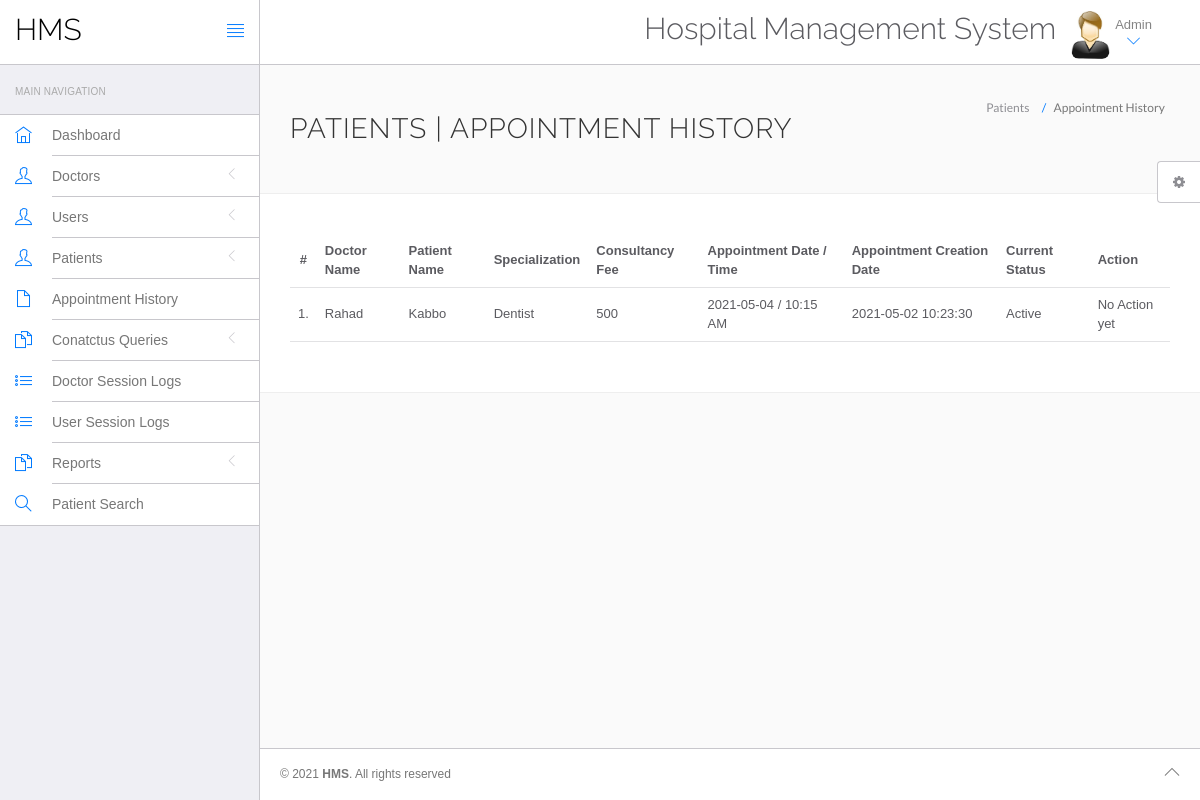
The page /admin/appointment-history.php (signed in) on the database its author committed.
### tables this page shows
CREATE TABLE `appointment` (
  `id` int(11) NOT NULL,
  `doctorSpecialization` varchar(255) DEFAULT NULL,
  `doctorId` int(11) DEFAULT NULL,
  `userId` int(11) DEFAULT NULL,
  `consultancyFees` int(11) DEFAULT NULL,
  `appointmentDate` varchar(255) DEFAULT NULL,
  `appointmentTime` varchar(255) DEFAULT NULL,
  `postingDate` timestamp NULL DEFAULT current_timestamp(),
  `userStatus` int(11) DEFAULT NULL,
  `doctorStatus` int(11) DEFAULT NULL,
  `updationDate` timestamp NULL DEFAULT NULL ON UPDATE current_timestamp()
);

CREATE TABLE `doctors` (
  `id` int(11) NOT NULL,
  `specilization` varchar(255) DEFAULT NULL,
  `doctorName` varchar(255) DEFAULT NULL,
  `address` longtext DEFAULT NULL,
  `docFees` varchar(255) DEFAULT NULL,
  `contactno` bigint(11) DEFAULT NULL,
  `docEmail` varchar(255) DEFAULT NULL,
  `password` varchar(255) DEFAULT NULL,
  `creationDate` timestamp NULL DEFAULT current_timestamp(),
  `updationDate` timestamp NULL DEFAULT NULL ON UPDATE current_timestamp()
);

CREATE TABLE `users` (
  `id` int(11) NOT NULL,
  `fullName` varchar(255) DEFAULT NULL,
  `address` longtext DEFAULT NULL,
  `city` varchar(255) DEFAULT NULL,
  `gender` varchar(255) DEFAULT NULL,
  `email` varchar(255) DEFAULT NULL,
  `password` varchar(255) DEFAULT NULL,
  `regDate` timestamp NULL DEFAULT current_timestamp(),
  `updationDate` timestamp NULL DEFAULT NULL ON UPDATE current_timestamp()
);

### admin/appointment-history.php (the view, shortened to what this page needs)
<?php
include('include/config.php');
?>
<!DOCTYPE html>
<html lang="en">
	<head>
		<link rel="stylesheet" href="vendor/bootstrap/css/bootstrap.min.css">
		<link rel="stylesheet" href="vendor/fontawesome/css/font-awesome.min.css">
		<link rel="stylesheet" href="vendor/themify-icons/themify-icons.min.css">
		<link href="vendor/animate.css/animate.min.css" rel="stylesheet" media="screen">
		<link href="vendor/perfect-scrollbar/perfect-scrollbar.min.css" rel="stylesheet" media="screen">
		<link href="vendor/switchery/switchery.min.css" rel="stylesheet" media="screen">
		<link href="vendor/bootstrap-touchspin/jquery.bootstrap-touchspin.min.css" rel="stylesheet" media="screen">
		<link href="vendor/select2/select2.min.css" rel="stylesheet" media="screen">
		<link href="vendor/bootstrap-datepicker/bootstrap-datepicker3.standalone.min.css" rel="stylesheet" media="screen">
		<link href="vendor/bootstrap-timepicker/bootstrap-timepicker.min.css" rel="stylesheet" media="screen">
		<link rel="stylesheet" href="assets/css/styles.css">
		<link rel="stylesheet" href="assets/css/plugins.css">
		<link rel="stylesheet" href="assets/css/themes/theme-1.css" id="skin_color" />
	</head>
	<body>
		<div id="app">
<?php include('include/sidebar.php');?>
			<div class="app-content">
					<?php include('include/header.php');?>
				<div class="main-content" >
					<div class="wrap-content container" id="container">
						<section id="page-title">
							<div class="row">
								<div class="col-sm-8">
									<h1 class="mainTitle">Patients  | Appointment History</h1>
																	</div>
								<ol class="breadcrumb">
									<li>
										<span>Patients </span>
									</li>
									<li class="active">
										<span>Appointment History</span>
									</li>
								</ol>
							</div>
						</section>
						<div class="container-fluid container-fullw bg-white">
									<div class="row">
								<div class="col-md-12">
									<table class="table table-hover" id="sample-table-1">
										<thead>
											<tr>
												<th class="center">#</th>
												<th class="hidden-xs">Doctor Name</th>
												<th>Patient Name</th>
												<th>Specialization</th>
												<th>Consultancy Fee</th>
												<th>Appointment Date / Time </th>
												<th>Appointment Creation Date  </th>
												<th>Current Status</th>
												<th>Action</th>
											</tr>
										</thead>
										<tbody>
<?php
$sql=mysqli_query($con,"select doctors.doctorName as docname,users.fullName as pname,appointment.*  from appointment join doctors on doctors.id=appointment.doctorId join users on users.id=appointment.userId ");
$cnt=1;
while($row=mysqli_fetch_array($sql))
{
?>
											<tr>
												<td class="center"><?php echo $cnt;?>.</td>
												<td class="hidden-xs"><?php echo $row['docname'];?></td>
												<td class="hidden-xs"><?php echo $row['pname'];?></td>
												<td><?php echo $row['doctorSpecialization'];?></td>
												<td><?php echo $row['consultancyFees'];?></td>
												<td><?php echo $row['appointmentDate'];?> / <?php echo
												 $row['appointmentTime'];?>
												</td>
												<td><?php echo $row['postingDate'];?></td>
												<td>
<?php if(($row['userStatus']==1) && ($row['doctorStatus']==1))
{
	echo "Active";
}
												?></td>
												<td >
												<div class="visible-md visible-lg hidden-sm hidden-xs">
							<?php if(($row['userStatus']==1) && ($row['doctorStatus']==1))
{
echo "No Action yet";
	 } else {
		echo "Canceled";
		} ?>
												</div>
												</td>
											</tr>
											<?php
$cnt=$cnt+1;
											 }?>
										</tbody>
									</table>
								</div>
							</div>
								</div>
					</div>
				</div>
			</div>
	<?php include('include/footer.php');?>
	<?php include('include/setting.php');?>
		</div>
	</body>
</html>

### admin/assets/css/themes/theme-1.css (style rules this page uses)
body { background: #FAFAFA; }

### rows shown on the page
appointment: doctorId.doctorName "Rahad", userId.fullName "Kabbo", doctorSpecialization "Dentist", consultancyFees "500", appointmentDate "2021-05-04", appointmentTime "10:15 AM", postingDate "2021-05-02 10:23:30", userStatus "Active"
